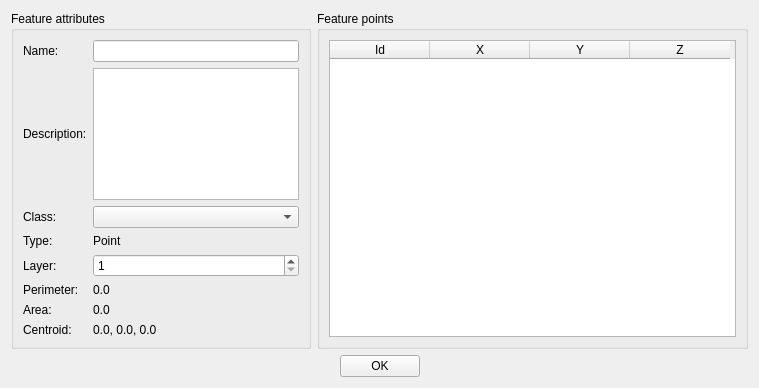
<?xml version="1.0" encoding="UTF-8"?>
<ui version="4.0">
 <class>FormFeatureEdit</class>
 <widget class="QWidget" name="FormFeatureEdit">
  <property name="geometry">
   <rect>
    <x>0</x>
    <y>0</y>
    <width>759</width>
    <height>388</height>
   </rect>
  </property>
  <property name="windowTitle">
   <string>Feature Editor</string>
  </property>
  <layout class="QGridLayout" name="gridLayout_3">
   <item row="0" column="0">
    <widget class="QGroupBox" name="groupBox">
     <property name="maximumSize">
      <size>
       <width>300</width>
       <height>16777215</height>
      </size>
     </property>
     <property name="title">
      <string>Feature attributes</string>
     </property>
     <layout class="QGridLayout" name="gridLayout">
      <item row="0" column="0">
       <widget class="QLabel" name="label">
        <property name="text">
         <string>Name:</string>
        </property>
       </widget>
      </item>
      <item row="0" column="1">
       <widget class="QLineEdit" name="nameEdit"/>
      </item>
      <item row="1" column="0">
       <widget class="QLabel" name="label_2">
        <property name="text">
         <string>Description:</string>
        </property>
       </widget>
      </item>
      <item row="2" column="0">
       <widget class="QLabel" name="label_3">
        <property name="text">
         <string>Class:</string>
        </property>
       </widget>
      </item>
      <item row="2" column="1">
       <widget class="QComboBox" name="comboBox"/>
      </item>
      <item row="3" column="0">
       <widget class="QLabel" name="label_4">
        <property name="text">
         <string>Type:</string>
        </property>
       </widget>
      </item>
      <item row="3" column="1">
       <widget class="QLabel" name="typeLabel">
        <property name="text">
         <string>Point</string>
        </property>
       </widget>
      </item>
      <item row="4" column="0">
       <widget class="QLabel" name="label_5">
        <property name="text">
         <string>Layer:</string>
        </property>
       </widget>
      </item>
      <item row="4" column="1">
       <widget class="QSpinBox" name="spinBox">
        <property name="minimum">
         <number>1</number>
        </property>
        <property name="maximum">
         <number>1000</number>
        </property>
       </widget>
      </item>
      <item row="5" column="0">
       <widget class="QLabel" name="label_6">
        <property name="text">
         <string>Perimeter:</string>
        </property>
       </widget>
      </item>
      <item row="5" column="1">
       <widget class="QLabel" name="perimeterLabel">
        <property name="text">
         <string>0.0</string>
        </property>
       </widget>
      </item>
      <item row="6" column="0">
       <widget class="QLabel" name="label_7">
        <property name="text">
         <string>Area:</string>
        </property>
       </widget>
      </item>
      <item row="6" column="1">
       <widget class="QLabel" name="areaLabel">
        <property name="text">
         <string>0.0</string>
        </property>
       </widget>
      </item>
      <item row="7" column="0">
       <widget class="QLabel" name="label_8">
        <property name="text">
         <string>Centroid:</string>
        </property>
       </widget>
      </item>
      <item row="7" column="1">
       <widget class="QLabel" name="centroidLabel">
        <property name="text">
         <string>0.0, 0.0, 0.0</string>
        </property>
       </widget>
      </item>
      <item row="1" column="1">
       <widget class="QTextEdit" name="textEdit"/>
      </item>
     </layout>
    </widget>
   </item>
   <item row="0" column="1">
    <widget class="QGroupBox" name="groupBox_2">
     <property name="title">
      <string>Feature points</string>
     </property>
     <layout class="QGridLayout" name="gridLayout_2">
      <item row="0" column="0">
       <widget class="QTableWidget" name="tableWidget">
        <column>
         <property name="text">
          <string>Id</string>
         </property>
        </column>
        <column>
         <property name="text">
          <string>X</string>
         </property>
        </column>
        <column>
         <property name="text">
          <string>Y</string>
         </property>
        </column>
        <column>
         <property name="text">
          <string>Z</string>
         </property>
        </column>
       </widget>
      </item>
     </layout>
    </widget>
   </item>
   <item row="1" column="0" colspan="2">
    <layout class="QHBoxLayout" name="horizontalLayout">
     <item>
      <spacer name="horizontalSpacer">
       <property name="orientation">
        <enum>Qt::Horizontal</enum>
       </property>
       <property name="sizeHint" stdset="0">
        <size>
         <width>40</width>
         <height>20</height>
        </size>
       </property>
      </spacer>
     </item>
     <item>
      <widget class="QPushButton" name="okButton">
       <property name="text">
        <string>OK</string>
       </property>
      </widget>
     </item>
     <item>
      <spacer name="horizontalSpacer_2">
       <property name="orientation">
        <enum>Qt::Horizontal</enum>
       </property>
       <property name="sizeHint" stdset="0">
        <size>
         <width>40</width>
         <height>20</height>
        </size>
       </property>
      </spacer>
     </item>
    </layout>
   </item>
  </layout>
 </widget>
 <resources/>
 <connections/>
</ui>
